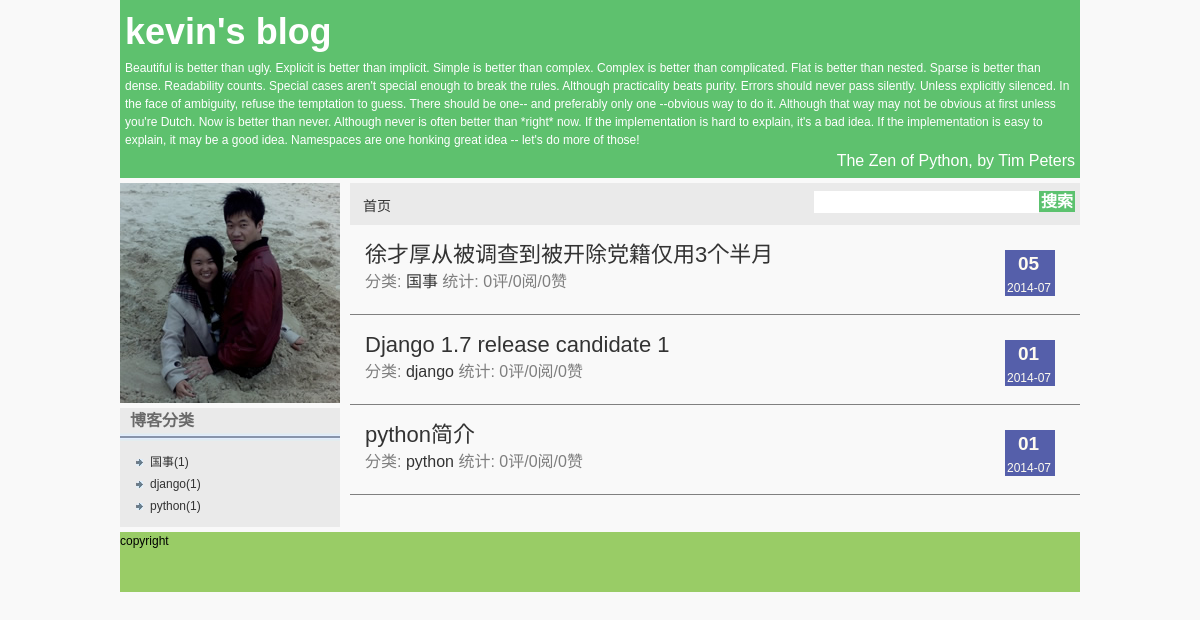
The page / on the database its author committed.
### blog/models.py (models this page shows, shortened)
class Category(models.Model):
    name = models.CharField("分类", max_length=64)

class Article(models.Model):
    title = models.CharField("标题", max_length=128)
    category = models.ForeignKey(Category,verbose_name="分类")
    tags = models.ManyToManyField(Tag, verbose_name="标签", blank=True)
    content = models.TextField("内容")
    create_date = models.DateTimeField("创建日期",auto_now_add=True)
    pub_date = models.DateTimeField("发布日期",auto_now=True)
    is_from = models.CharField("来自", max_length=1, default='Y', choices=(('Y','yuanchuang'),('Z','zhuanzai')))
    view_count = models.IntegerField("访问量统计", default=0)
    vote_count = models.IntegerField("支持量统计", default=0)
    comment_count = property(lambda self: self.comment_set.count())
    is_yuan = property(lambda self: self.is_from == u'Y')
    is_zhuan = property(lambda self: self.is_from == u'Z')
    def pub_date_delta():
        doc = "The pub_date_delta property."
        def fget(self):
            today = datetime.datetime.today()
            if today.year - self.pub_date.year > 0:
                self._delta = "%d年前" % (today.year - self.pub_date.year)
            elif today.month - self.pub_date.month > 0:
                self._delta = "%d个月前" % (today.month - self.pub_date.month)
            elif today.day - self.pub_date.day > 0:
                self._delta = "%d天前" % (today.day - self.pub_date.day)
            elif today.hour - self.pub_date.hour > 0:
                self._delta = "%d小时前" % (today.hour - self.pub_date.hour)
            elif today.minute - self.pub_date.minute > 0:
                self._delta = "%d分钟前" % (today.minute - self.pub_date.minute)
            else:
                self._delta = ""
            return self._delta
        def fset(self, value):
            self._delta = value
        def fdel(self):
            del self._delta
        return locals()
    pub_date_delta = property(**pub_date_delta())

### blog/views.py (the view)
# urls.py: url(r'^$', 'blog.views.home', name="home"),
def home(request):
    blog = Blog()
    try:
        articles = Article.objects.all()
    except Article.DoesNotExist, e:
        raise Http404
    return render_to_response('index.html', locals())

### blog/templates/index.html (shortened to what this page needs)
{% extends "layout.html" %}
{% block content %}
       <div class="article_list">
      	{% for article in articles %}
           <div class="article_item">
              <div class="article_date">
                <p class="day">{{ article.pub_date|date:"d" }}</p>
                <p class="date">{{ article.pub_date|date:"Y-m" }}</p>
              </div>
              <p class="title_p1"><a href="{% url 'article_by_id' article.id %}">{{ article.title }}</a></p>
              <p class="title_p2">分类: <a href="{% url 'articles_by_cat' article.category.id %}">{{ article.category.name }}</a>&nbsp;统计: {{ article.comment_count }}评/{{ article.view_count }}阅/{{ article.vote_count }}赞</p>
            </div>
            <div class="article_sep"></div>
  		  {% endfor %}
        </div>
{% endblock %}

### blog/templates/layout.html (shortened to what this page needs)
<!DOCTYPE html PUBLIC "-//W3C//DTD XHTML 1.0 Transitional//EN" "http://www.w3.org/TR/xhtml1/DTD/xhtml1-transitional.dtd">
<html xmlns="http://www.w3.org/1999/xhtml">
<head>
{% load static %}
<link href="{% get_static_prefix %}css/layout.css" rel="stylesheet" type="text/css" />
<link type="text/css" rel="stylesheet" href="{% get_static_prefix %}syntaxhighlighter/styles/shCore.css"></link>
<link type="text/css" rel="stylesheet" href="{% get_static_prefix %}syntaxhighlighter/styles/shCoreDefault.css"></link>
</head>
<body>
<div id="container">
  <div id="header">
    <p class="one">{{ blog.name }}</p>
    {% if blog.zen %}
    <p class="three">{{ blog.zen.content }}</p>
    {% if blog.zen.author %}
    <p class="two">{{ blog.zen.author }}</p>
    {% endif %}
    {% endif %}
  </div>
  <div id="mainContent">
    <div id="sidebar">
      <div id="owner">
        <div id="icon">
          <a href="{% url 'about_me' %}">
          <img src="{% get_static_prefix %}images/IMG_Ali_01447.jpg" alt="头像" name="" width="220" height="220" />
        </a>
        </div>
      </div>
      {% if blog.categories %}
      <div id="categories"><span class="sidetitle">博客分类</span>
        <div class="sep"></div>
		    <ul id="ulpic">
        {% for cat in blog.categories %}
          {% if cat.article_set.count > 0 %}
          <li><a href="{% url 'articles_by_cat' cat.id %}">{{ cat.name }}({{cat.article_set.count}})</a></li>
          {% endif %}
		    {% endfor %}
        </ul>
      </div>
      {% endif %}
    </div>
    <div id="content">
      <div id="top_div">
        <ul>
          <li><a href="{% url 'home' %}">首页</a></li>
        </ul>
        <form class="search">
        <input id="search" size="30"/><a href="/search" >搜索</a>
        </form>
      </div>
      {% block content %}
        {% endblock %}
      </div>
    </div>
    <div id="footer">copyright</div>
  </div>
</body>
</html>

### blog/static/css/layout.css (style rules this page uses)
body { font-size:14px; margin:0; line-height:150%; background-color: #F9F9F9; }
body, h1, h2, h3, h4, h5, h6, hr, p, blockquote, dl, dt, dd, ul, ol, li, pre, form, fieldset, legend, button, input, textarea, th, td, img { border:medium none; margin: 0; padding: 0; }
body, button, input, select, textarea { font: 12px/1.5 tahoma, helvetica, sans-serif; }
ul, ol { list-style: none; }
a { text-decoration: none; color:#333; }
img { border:0px; }
#container { margin:0 auto; width:80%; }
#header { background-color: #5EC16E; margin-bottom: 5px; padding: 5px; color:#FFFFFF; }
#mainContent { margin-bottom:5px; margin:0 auto; }
#sidebar #categories #ulpic { list-style-type: circle; list-style-image: url(../images/arary_r2_c2.jpg); line-height: 22px; padding-top: 10px; padding-right: 0px; padding-bottom: 10px; padding-left: 30px; margin-top: 0px; margin-right: 0px; margin-bottom: 0px; }
#sidebar .sidetitle { font-size: 16px; line-height: 25px; font-weight: bold; color: #6A6A6A; margin: 10px; }
#sidebar { margin: 0px; padding: 0px; overflow: auto; zoom:1; width:220px; float: left; }
#content { margin-left:230px !important; margin-left:207px; }
.title_p1 { color: #333333; font-size: 22px; line-height: 20px; vertical-align: middle; margin-bottom: 5px; font-weight: 450; }
.article_sep { height: 1px; background-color: #808080; }
.title_p2 { color: #7E7E7E; font-size: 16px; line-height: 24px; vertical-align: middle; }
#sidebar #owner { margin-right: auto; margin-left: auto; margin-top: 0px; margin-bottom: 5px; }
#owner #icon { height: 220px; background-color: #5CC26F; margin-bottom: 5px; }
#icon a { display: block; }
#sidebar .sep { background-image: url(../images/00000001_r2_c2.jpg); background-repeat: repeat-x; height: 8px; }
#footer { height:60px; background:#9c6; }
#sidebar #categories { margin-bottom: 5px; background-color: #EAEAEA; }
#content #top_div { height: 42px; line-height: 38px; background-color: #EAEAEA; font-size: 14px; }
.article_item { margin-top: 20px; margin-right: 15px; margin-bottom: 20px; margin-left: 15px; }
.article_date { background-color: #555FAA; height: 46px; width: 50px; float: right; margin-top: 5px; margin-right: 10px; margin-bottom: 10px; margin-left: 40px; }
#top_div ul { list-style: none; margin: 0px; padding: 0px 0px 0px 10px; }
#top_div ul li { float:left; padding: 0px 3px; height: 26px; line-height: 46px; }
.article_date p { color: #FFFBF0; }
.article_date .day { font-size: 19px; margin-left: 13px; font-weight: bold; }
.article_date .date { font-size: 12px; margin-left: 2px; }
#container #header .one { font-size: 36px; font-weight: bold; }
#container #header .two { font-size: 16px; text-align: right; }
.search { float: right; }
.search a { font-size: 16px; background-color: #5CC26F; vertical-align:middle; padding: 2px; margin-top: auto; margin-right: 5px; margin-bottom: auto; margin-left: auto; color:#FFFFFF; font-weight:bold; }
.search #search { margin:auto; height: 22px; vertical-align:middle; }

### rows shown on the page
Category: name "国事", article_set.count "1"
Category: name "django", article_set.count "1"
Category: name "python", article_set.count "1"
Article: pub_date "05", pub_date "2014-07", title "徐才厚从被调查到被开除党籍仅用3个半月", category.name "国事", comment_count "0", view_count "0", vote_count "0"
Article: pub_date "01", pub_date "2014-07", title "Django 1.7 release candidate 1", category.name "django", comment_count "0", view_count "0", vote_count "0"
Article: pub_date "01", pub_date "2014-07", title "python简介", category.name "python", comment_count "0", view_count "0", vote_count "0"

### other values the page prints
{{ blog.name }} "kevin's blog"
{{ blog.zen.author }} "The Zen of Python, by Tim Peters"
